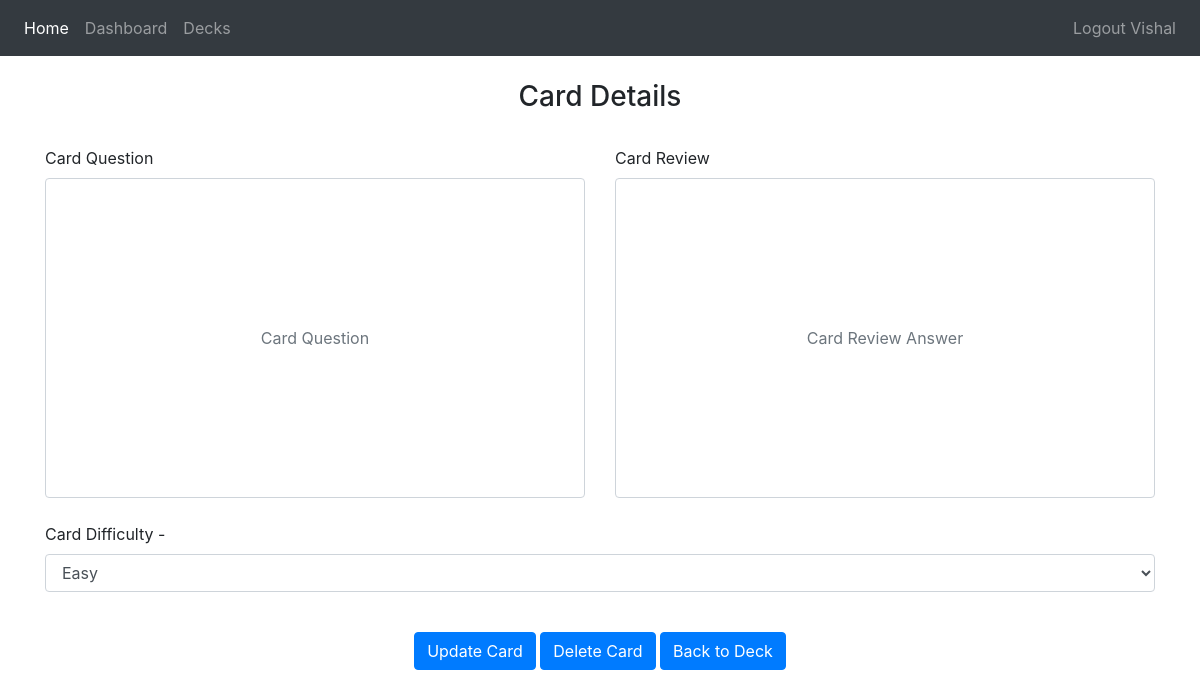
The page /decks/3/cards/11 (signed in) on the database as committed earlier.
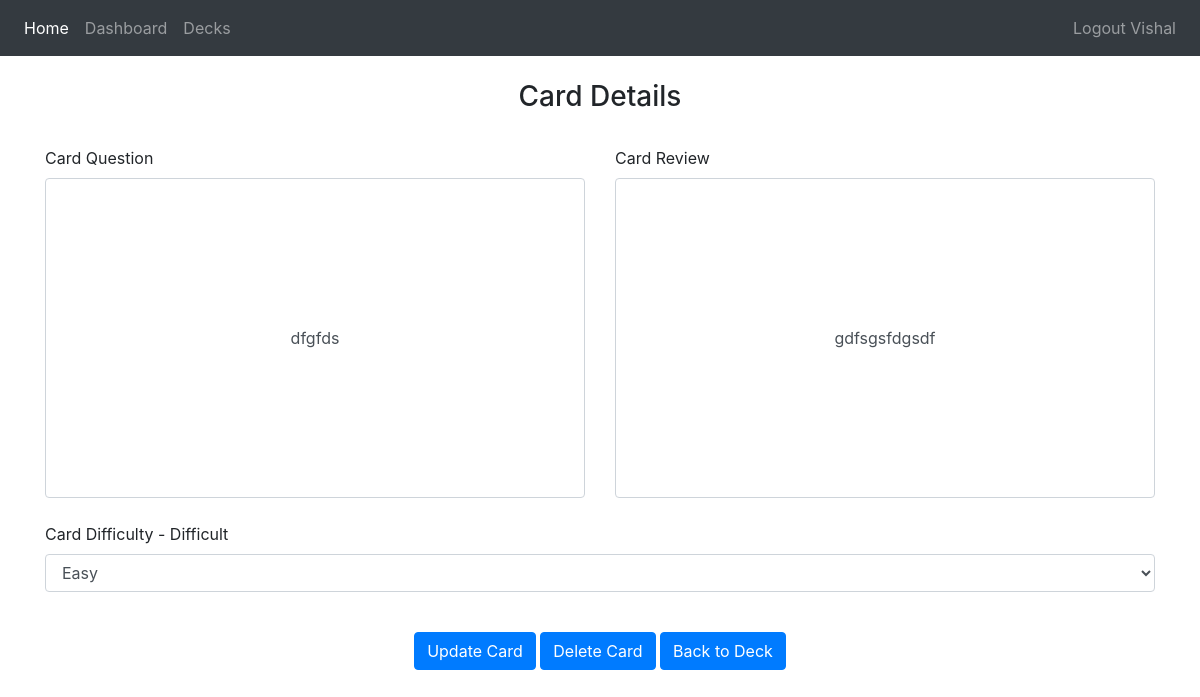
The same page on the database as committed later.
### flashapp/database/models.py (models this page shows)
class Card(db.Model):
    card_id = db.Column(db.Integer, primary_key=True)
    deck_id = db.Column(db.Integer, db.ForeignKey('deck.deck_id'))
    card_ques = db.Column(db.String(1500), nullable=False)
    card_ans = db.Column(db.String(1500), nullable=False)
    diff_level = db.Column(db.String(10), nullable=False)
    score = db.Column(db.Integer, default=0)
    crt_dt = db.Column(db.DateTime(timezone=True), default=func.now())
    updt_dt = db.Column(db.DateTime(timezone=True), default=func.now())

### flashapp/controller.py (the view, shortened to what this page needs)
@views.route('/decks/<deck_id>/cards/<card_id>', methods=['GET', 'POST'])
@login_required
def card_details(deck_id, card_id):
    card = Card.query.filter_by(card_id=card_id).first()
    return render_template("card_details.html", user=current_user, card=card, deck_id=deck_id)

### flashapp/app.py (called while the page is built)
def create_app():
    app = Flask(__name__)
    app.config.from_object(Config)
    db.init_app(app)
    app.app_context().push()
    app.register_blueprint(views, url_prefix='/')
    app.register_blueprint(auth, url_prefix='/')
    create_database(app)
    login_manager = LoginManager()
    login_manager.login_view = 'views.login'
    login_manager.init_app(app)
    @login_manager.user_loader
    def load_user(id):
        return User.query.get(int(id))
    return app

### flashapp/templates/card_details.html (shortened to what this page needs)
{% extends "base.html" %} {% block title %}Card Details{% endblock %} {% block content
%}
<form method="POST">
  <h3 align="center">Card Details</h3>
    <br />
  <div class="row">
    <div class="col">
        <label for="exampleFormControlSelect1">Card Question</label>
      <input type="text" style="height:20rem" class="form-control text-center" placeholder="Card Question" id="card-ques" name="card-ques" value="{{ card.card_ques }}">
    </div>
    <div class="col">
        <label for="exampleFormControlSelect1">Card Review</label>
      <input type="text" style="height:20rem" class="form-control text-center" placeholder="Card Review Answer" id="card-ans" name="card-ans" value="{{ card.card_ans }}">
    </div>
  </div>
    <br />
<div class="form-group">
    <label for="exampleFormControlSelect1">Card Difficulty - {{ card.diff_level }}</label>
    <select class="form-control" id="card-diff" name="card-diff">
      <option>Easy</option>
    </select>
  </div>
  <br />
  <div class="text-center">
<button type="submit" class="btn btn-primary">Update Card</button>
    <button type="button" class="btn btn-primary" data-toggle="modal" data-target="#exampleModalCenter2">
  Delete Card
</button>
    <a class="btn btn-primary" href="/decks/{{ deck_id }}" role="button">Back to Deck</a>
    </div>
</form>
{% endblock %}

Rows that differ between the two databases and show on the page:
added Card: card-ques "dfgfds", card-ans "gdfsgsfdgsdf", diff_level "Difficult"
